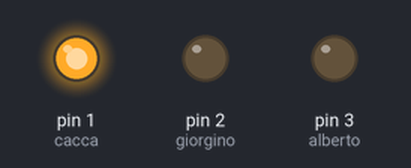
This sketch was run on a simulated Arduino Uno, built with avr-gcc and run on an emulated ATmega328P. On the bench: output pins drawn as LEDs (lit = HIGH).

Above: at 1.5 s.
At 2.5 s:
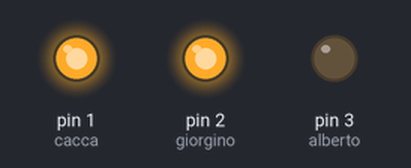
At 3.5 s:
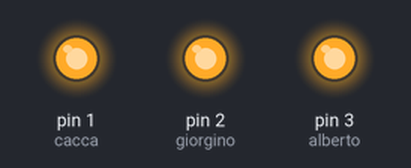
At 4.5 s:
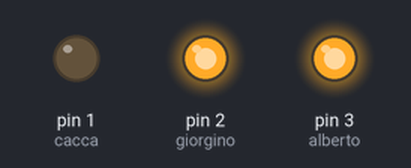
At 5.5 s:
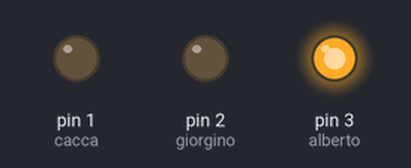
At 6.5 s:
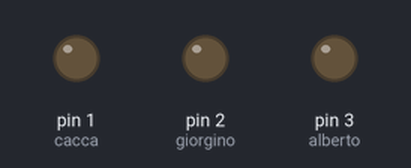
Timing chart, 0 to 8.8 s (numbered marks = the images above):
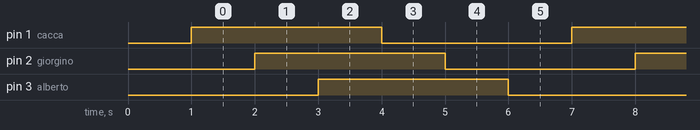

Measured:
- by itself, pin 1 (cacca), pin 2 (giorgino), pin 3 (alberto): alternates HIGH for 3.0 s and LOW for 3.0 s
- by itself, everything shown: repeats every 6.0 s, in 6 steps

The sketch:

Serie_di_Led.ino
```cpp
int cacca=1;
int giorgino=2;
int alberto=3;
int femmate=1000;
int femmatetanto=1000;
void setup(){
  pinMode(cacca, OUTPUT);
  pinMode(giorgino, OUTPUT);
  pinMode(alberto, OUTPUT);
  delay(femmate);
}
void loop(){
  digitalWrite(cacca, HIGH);
  delay(femmate);
  digitalWrite(giorgino, HIGH);
  delay(femmatetanto);
  digitalWrite(alberto, HIGH);
  delay(femmate);
  digitalWrite(cacca, LOW);
  delay(femmate);
  digitalWrite(giorgino, LOW);
  delay(femmate);
  digitalWrite(alberto, LOW);
  delay(femmate);
}
```
